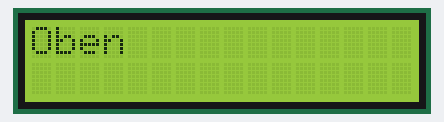
Simulated run of this sketch. Board: Arduino Uno, built with avr-gcc and run on an emulated ATmega328P. Parts: 16×2 character LCD.

Above: at 0.1 s.
At 2.1 s:
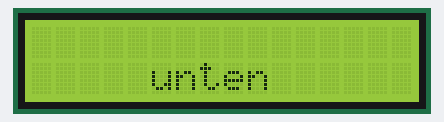

Measured:
- what the display in image 1 shows lasts 2.0 s, from 2.1 s to 4.1 s

The sketch:

lcdTest.ino
```cpp
#include <LiquidCrystal.h>
LiquidCrystal lcd(12, 11, 5, 4, 3, 2);

void setup()
{
lcd.begin(16, 2);
}

void loop()
{
lcd.setCursor(0, 0);
lcd.print("Oben"); //Beginn beim ersten Zeichen in der ersten Zeile mit dem Text „Oben“.
delay (2000); //Zwei Sekunden warten.
lcd.clear(); //Display löschen.
lcd.setCursor(5, 1);
lcd.print("unten"); //Erneuter Beginn beim fünften Zeichen in der zweiten Zeile mit dem Text „Unten“.
delay (2000); //Zwei Sekunden warten.
lcd.clear(); //Display löschen.
}
```
